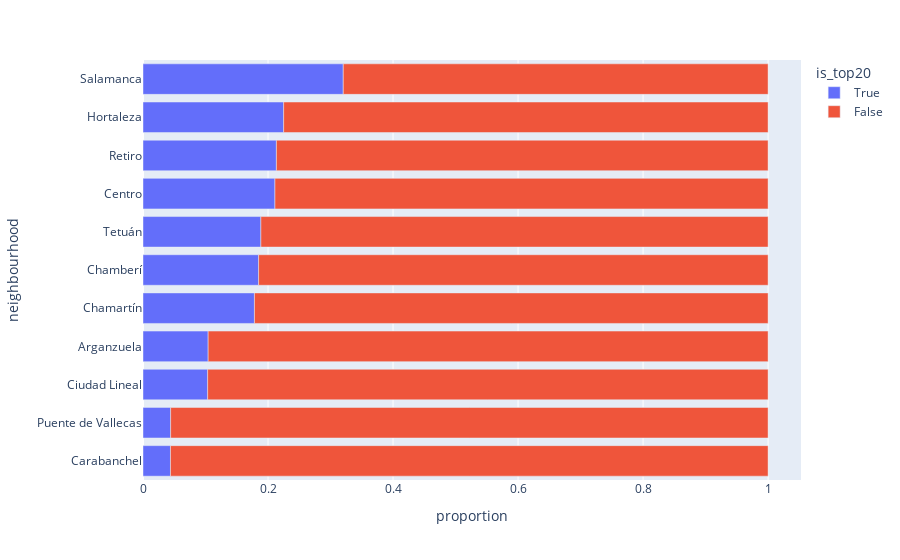

The cell this chart's notebook holds for it:
### Code cell
# seleccionamos los barrios para los que tenemos al menos 50 apartamentos
top_neighbourhood = (
    df_all
    .value_counts("neighbourhood_group")
    .sort_values(ascending=False)
    .to_frame(name="n")
    .query("n > 50")
    .index
)
# filtramos barrios y contamos la proporción de apartamentos top vs no-top
df_ = (
    df_all
    .query("neighbourhood.isin(@top_neighbourhood)")
    .groupby("neighbourhood", as_index=False)
    .value_counts(["is_top20"], normalize=True)
    .sort_values("proportion")
)
# barplot
px.bar(
    data_frame=df_,
    x="proportion",
    y="neighbourhood",
    color="is_top20",
    barmode="relative")

### Figure 1 — Plotly figure (JSON) as saved in the notebook; plotly's stock layout.template omitted (floating-point values rounded to 4 significant figures)
{"data": [{"alignmentgroup": "True", "hovertemplate": "is_top20=True<br>proportion=%{x}<br>neighbourhood=%{y}<extra></extra>", "legendgroup": "True", "marker": {"color": "#636efa", "pattern": {"shape": ""}}, "name": "True", "offsetgroup": "True", "orientation": "h", "showlegend": true, "textposition": "auto", "type": "bar", "x": [0.04396, 0.0442, 0.1034, 0.1042, 0.1783, 0.1849, 0.1886, 0.2111, 0.2134, 0.225, 0.3204], "xaxis": "x", "y": ["Carabanchel", "Puente de Vallecas", "Ciudad Lineal", "Arganzuela", "Chamartín", "Chamberí", "Tetuán", "Centro", "Retiro", "Hortaleza", "Salamanca"], "yaxis": "y"}, {"alignmentgroup": "True", "hovertemplate": "is_top20=False<br>proportion=%{x}<br>neighbourhood=%{y}<extra></extra>", "legendgroup": "False", "marker": {"color": "#EF553B", "pattern": {"shape": ""}}, "name": "False", "offsetgroup": "False", "orientation": "h", "showlegend": true, "textposition": "auto", "type": "bar", "x": [0.6796, 0.775, 0.7866, 0.7889, 0.8114, 0.8151, 0.8217, 0.8958, 0.8966, 0.9558, 0.956], "xaxis": "x", "y": ["Salamanca", "Hortaleza", "Retiro", "Centro", "Tetuán", "Chamberí", "Chamartín", "Arganzuela", "Ciudad Lineal", "Puente de Vallecas", "Carabanchel"], "yaxis": "y"}], "layout": {"barmode": "relative", "legend": {"title": {"text": "is_top20"}, "tracegroupgap": 0}, "margin": {"t": 60}, "xaxis": {"anchor": "y", "domain": [0, 1], "title": {"text": "proportion"}}, "yaxis": {"anchor": "x", "domain": [0, 1], "title": {"text": "neighbourhood"}}}}
